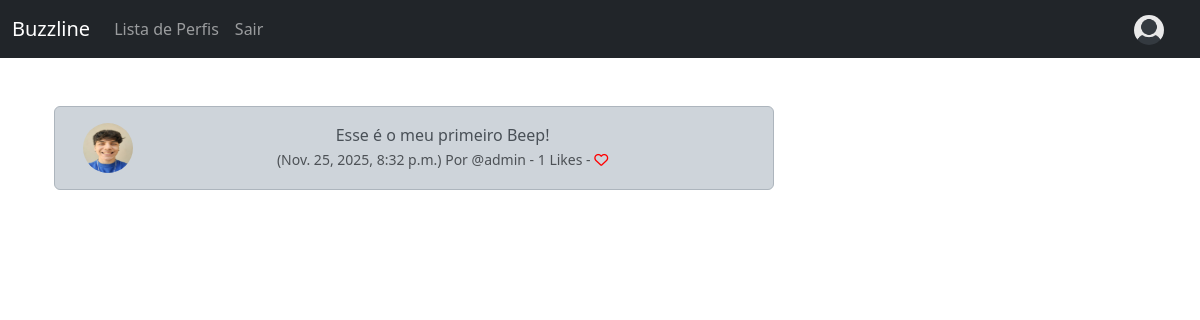
Screenshot of /beep_show/1 (signed in) with the database file from the repository.
### buzzline/models.py (models this page shows, shortened)
class Beep(models.Model):
    user = models.ForeignKey(User, related_name="beeps", on_delete=models.DO_NOTHING)
    body = models.CharField(max_length=200)
    created_at = models.DateTimeField(auto_now_add=True)
    likes = models.ManyToManyField(User, related_name="meep_like", blank=True)
    def number_of_likes(self):
        return self.likes.count()

class Profile(models.Model):
    user = models.OneToOneField(User, on_delete=models.CASCADE) # UM USUARIO TERÁ 1 PERFIL, LOGO 1 PERFIL TERÁ APENAS 1 USUARIO
    follows = models.ManyToManyField("self", # UM PERFIL PODE SEGUIR MUITOS PERFIS
        related_name="followed_by", # QUEM SEGUE ESSE PERFIL
        symmetrical=False, # A PESSOA QUE SEGUE O OUTRO NÃO PRECISA SEGUIR DE VOLTA
        blank=True #NÃO É OBRIGADO A SEGUIR ALGUEM ESSE VALOR PODE SER VAZIO
        )
    date_modified = models.DateTimeField(User, auto_now=True)
    profile_image = models.ImageField(null=True, blank=True, upload_to='images/')
    profile_bio = models.CharField(null=True, blank=True, max_length=500)
    homepage_link = models.CharField(null=True, blank=True, max_length=100)
    facebook_link = models.CharField(null=True, blank=True, max_length=100)
    instagram_link = models.CharField(null=True, blank=True, max_length=100)
    linkedin_link = models.CharField(null=True, blank=True, max_length=100)

### buzzline/views.py (the view)
# urls.py: path('beep_show/<int:pk>', views.beep_show, name="beep_show"),
def beep_show(request, pk):
    beep = get_object_or_404(Beep, id=pk)
    if beep:
        return render(request, 'show_beep.html', {"beep":beep })
    else:
        messages.success(request, ("Esse Beep não existe!"))
        return redirect('home')

### buzzline/templates/show_beep.html (shortened to what this page needs)
{% extends 'base.html' %}
{% load static %}
{% block content %}
<div class="container text-center">
    <div class="row">
        <div class="col-8">
            <br />
            <div class="alert alert-dark" role="alert">
                <div class="container">
                    <div class="row">
                        <div class="col-1">
                            {% if beep.user.profile.profile_image %}
                            <img src="{{ beep.user.profile.profile_image.url }}" width="50" height="50" class="rounded-circle"
                                alt="{{ profile.user.username}}">
                            {% else %}
                            <img src="{% static 'images/default_profile_pic.png' %}" width="50" height="50"
                                class="rounded-circle" alt="{{ profile.user.username}}">
                            {% endif %}
                        </div>
                        <div class="col-11">
                            {{ beep.body }}<br />
                            <small class="text-muted">
                                ({{ beep.created_at}}) Por @{{ beep.user.username}}
                                - {{ beep.number_of_likes }} Likes -
                                {% if user in beep.likes.all %}
                                <a href="{% url 'beep_like' beep.id %}"><i class="fa-solid fa-heart" style="color: red;"></i></a>
                                {% else%}
                                <a href="{% url 'beep_like' beep.id %}"> <i class="fa fa-heart-o" style="color: red;"></i> </a>
                                {% endif %}
                            </small>
                        </div><br /><br />
                    </div>
                </div>
            </div>
        </div>
        <div class="col-4">
            <br /><br /><br />
        </div>
        {% endblock %}

### rows the page displays
Beep: user.profile.profile_image (picture), body "Esse é o meu primeiro Beep!", created_at "Nov. 25, 2025, 8:32 p.m.", user.username "admin", number_of_likes "1"
